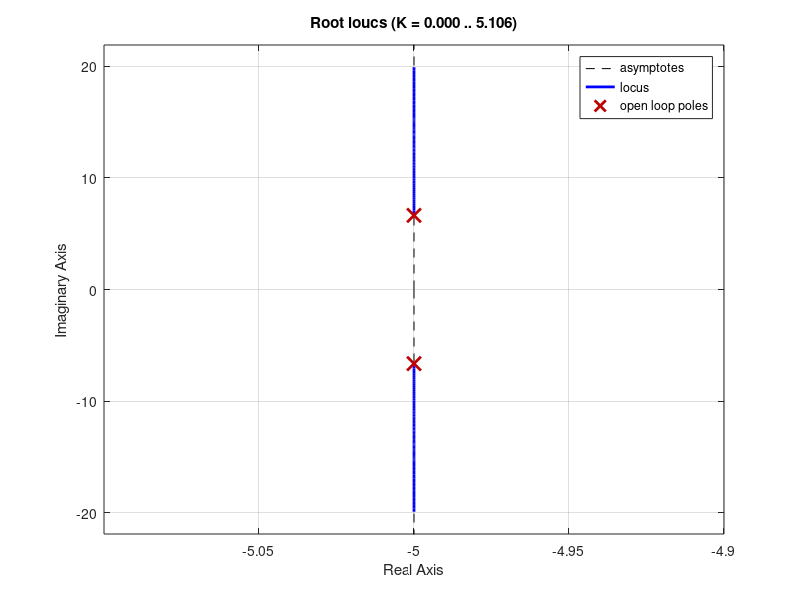

This figure's MATLAB source:
clear;
clc;
close all;


s = tf('s');


G = 10.8/(0.1*s+1);
C = 0.64/s;

% rlocus(G*C)
rlocus(feedback(G*C,1))